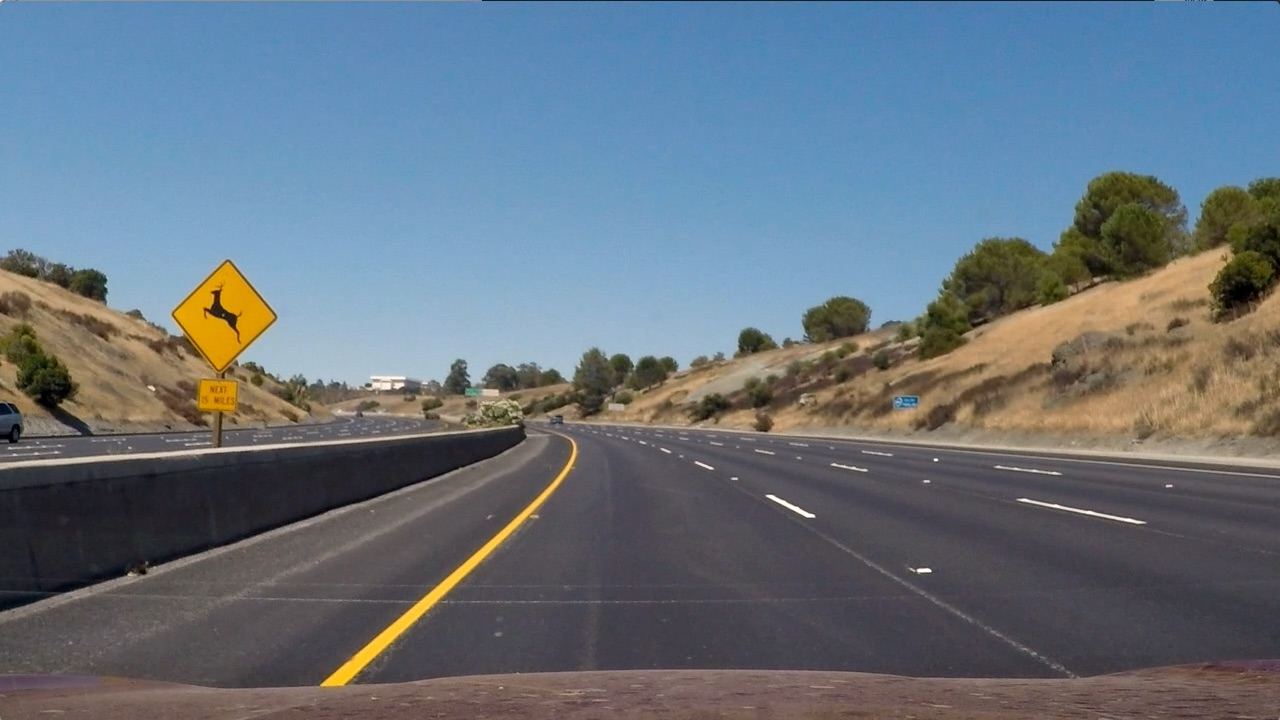
#> input picture test_images/test2.jpg, 1280 x 720 px; its folder holds only this picture in this run
$ jupyter execute --allow-errors VehicleDetectionAndTracking.ipynb   (shell and % lines are left out)   (older library calls are emulated)
#> lines starting #> are read from the running program, lines starting #| are printed output that depends on the picture
### helpers.py
import cv2
import glob
import pickle
import scipy.misc
import numpy as np
import matplotlib.image as mpimg
import matplotlib.pyplot as plt
from collections import namedtuple
from skimage import exposure
from skimage.feature import hog
from sklearn.svm import LinearSVC
from sklearn.preprocessing import StandardScaler
from sklearn.model_selection import train_test_split
from scipy.ndimage.measurements import label


def plotimages(itercontainer, nofrows, nofcolumns, figw=20, figh=12, gray=False):
    """
    generic plot function for images within an iterable container
    """
    fig, axarr = plt.subplots(nofrows, nofcolumns)
    fig.set_size_inches(figw, figh)

    # row index
    rindex = 0
    counter = 0
    for findex, fname in enumerate(itercontainer):
        if counter == nofcolumns:
            rindex += 1
            counter = 0
        if gray:
            axarr[rindex, (findex%nofcolumns)].imshow(mpimg.imread(fname), cmap='gray')
        else:
            axarr[rindex, (findex%nofcolumns)].imshow(mpimg.imread(fname))
        axarr[rindex, (findex%nofcolumns)].set_title(fname.split("/")[-1])
        counter += 1

    fig.subplots_adjust(wspace=.2)
    plt.show()

# [56 lines left out: functions convert_color, add_heat, apply_threshold, draw_labeled_bboxes, color_hist, bin_spatial, not called in this run]

# Define a function to extract features from a list of images
# Have this function call bin_spatial() and color_hist()
def get_hog_features(img, orient, pix_per_cell, cell_per_block, vis=False, feature_vec=True):
    features = None
    hog_image = None
    if vis:
        features, hog_image = hog(img, orientations=orient, pixels_per_cell=(pix_per_cell, pix_per_cell),
                                  cells_per_block=(cell_per_block, cell_per_block), transform_sqrt=False,
                                  visualise=True, feature_vector=False, block_norm='L2-Hys')
    else:
        features = hog(img, orientations=orient, pixels_per_cell=(pix_per_cell, pix_per_cell),
                       cells_per_block=(cell_per_block, cell_per_block), transform_sqrt=False,
                       visualise=False, feature_vector=feature_vec, block_norm='L2-Hys')
    if vis:
        return features, hog_image
    return features

def extract_features(imgs, color_space='RGB', spatial_size=(32, 32),
                        hist_bins=32, orient=9,
                        pix_per_cell=8, cell_per_block=2, hog_channel=0,
                        spatial_feat=True, hist_feat=True, hog_feat=True):
    # Create a list to append feature vectors to
    features = []
    # Iterate through the list of images
    for file in imgs:
        file_features = []
        # Read in each one by one
        image = mpimg.imread(file)
        # apply color conversion if other than 'RGB'
        if color_space != 'RGB':
            if color_space == 'HSV':
                feature_image = cv2.cvtColor(image, cv2.COLOR_RGB2HSV)
            elif color_space == 'LUV':
                feature_image = cv2.cvtColor(image, cv2.COLOR_RGB2LUV)
            elif color_space == 'HLS':
                feature_image = cv2.cvtColor(image, cv2.COLOR_RGB2HLS)
            elif color_space == 'YUV':
                feature_image = cv2.cvtColor(image, cv2.COLOR_RGB2YUV)
            elif color_space == 'YCrCb':
                feature_image = cv2.cvtColor(image, cv2.COLOR_RGB2YCrCb)
        else: feature_image = np.copy(image)

        if spatial_feat == True:
            spatial_features = bin_spatial(feature_image, size=spatial_size)
            file_features.append(spatial_features)
        if hist_feat == True:
            # Apply color_hist()
            hist_features = color_hist(feature_image, nbins=hist_bins)
            file_features.append(hist_features)
        if hog_feat == True:
        # Call get_hog_features() with vis=False, feature_vec=True
            if hog_channel == 'ALL':
                hog_features = []
                for channel in range(feature_image.shape[2]):
                    hog_features.append(get_hog_features(feature_image[:,:,channel],
                                        orient, pix_per_cell, cell_per_block,
                                        vis=False, feature_vec=True))
                hog_features = np.ravel(hog_features)
            else:
                hog_features = get_hog_features(feature_image[:,:,hog_channel], orient,
                            pix_per_cell, cell_per_block, vis=False, feature_vec=True)
            # Append the new feature vector to the features list
            file_features.append(hog_features)
        features.append(np.concatenate(file_features))
    # Return list of feature vectors
    return features


# Here is your draw_boxes function from the previous exercise
# [80 lines left out: functions draw_boxes, find_cars, not called in this run]

### VehicleDetectionAndTracking.ipynb
## Project: Vehicle Detection and Tracking
---

## Goals:

The goals / steps of this project are the following:

(1) Perform a Histogram of Oriented Gradients (HOG) feature extraction on a labeled training set of images and train a classifier Linear SVM classifier

(2) Optionally, you can also apply a color transform and append binned color features, as well as histograms of color, to your HOG feature vector.

(3) Note: for those first two steps don't forget to normalize your features and randomize a selection for training and testing.

(4) Implement a sliding-window technique and use your trained classifier to search for vehicles in images.

(5) Run your pipeline on a video stream (start with the testvideo.mp4 and later implement on full projectvideo.mp4) and create a heat map of recurring detections frame by frame to reject outliers and follow detected vehicles.

(6) Estimate a bounding box for vehicles detected.

[cell 1]
from IPython import get_ipython
get_ipython().magic('reset -sf')

[cell 2]
import numpy as np
import matplotlib.pyplot as plt
import matplotlib.image as mpimg

import glob
import cv2
from collections import namedtuple
import scipy.misc
from skimage import exposure
from skimage.feature import hog
from sklearn.svm import LinearSVC
from sklearn.preprocessing import StandardScaler
from sklearn.model_selection import train_test_split
from helpers import *
from collections import deque
from moviepy.editor import VideoFileClip
from IPython.display import HTML

## (1) Perform a Histogram of Oriented Gradients (HOG) feature extraction on a labeled training set of images

### Configure default HOG parameters

[cell 3]
hog_params = namedtuple('HOG_PARAMS', 'color_space' 'channel' 'orientations' 'pixels_per_cell' 'cells_per_block' 'visualise' 'feature_vector' 'spatial_size' 'hist_bins')
hog_params.orientations = 9
hog_params.color_space = 'YCrCb'
hog_params.pixels_per_cell = 8
hog_params.cells_per_block = 2
hog_params.visualise = True
hog_params.feature_vector = True
hog_params.channel = 'ALL'
hog_params.hist_bins = 32
hog_params.spatial_size = (32, 32)

### Test images

[cell 4]
# Read in a calibration image
images = glob.glob('./test_images/test*.jpg')
plotimages(images, 2, 3, figh=8)
#> (the call stopped at in plotimages, `fig, axarr = plt.subplots(nofrows, nofcolumns)`: IPython is not available in this run)

### Apply HOG and display results. Reference: [helpers.get_hog_features](./helpers.py)

[cell 5]
for fname in images:
    # read the image
    img = mpimg.imread(fname)
#> img is the input picture: shape (720, 1280, 3); mean R, G, B 102.8, 114.6, 125.5
    gray = cv2.cvtColor(img, cv2.COLOR_RGB2GRAY)
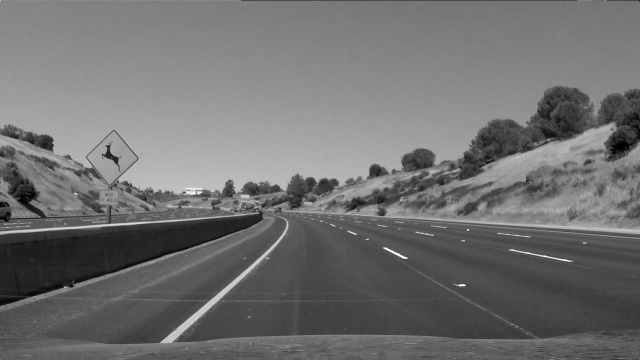
#> gray: shape (720, 1280) (shown at 1/2 size); min 0, max 255, mean 112.3
    _, h_img = get_hog_features(gray,  hog_params.orientations, hog_params.pixels_per_cell, hog_params.cells_per_block,\
                    hog_params.visualise, hog_params.feature_vector)
#> in get_hog_features, `features, hog_image = hog(img, orientations=orient, pixels_per_cell=(p..`:
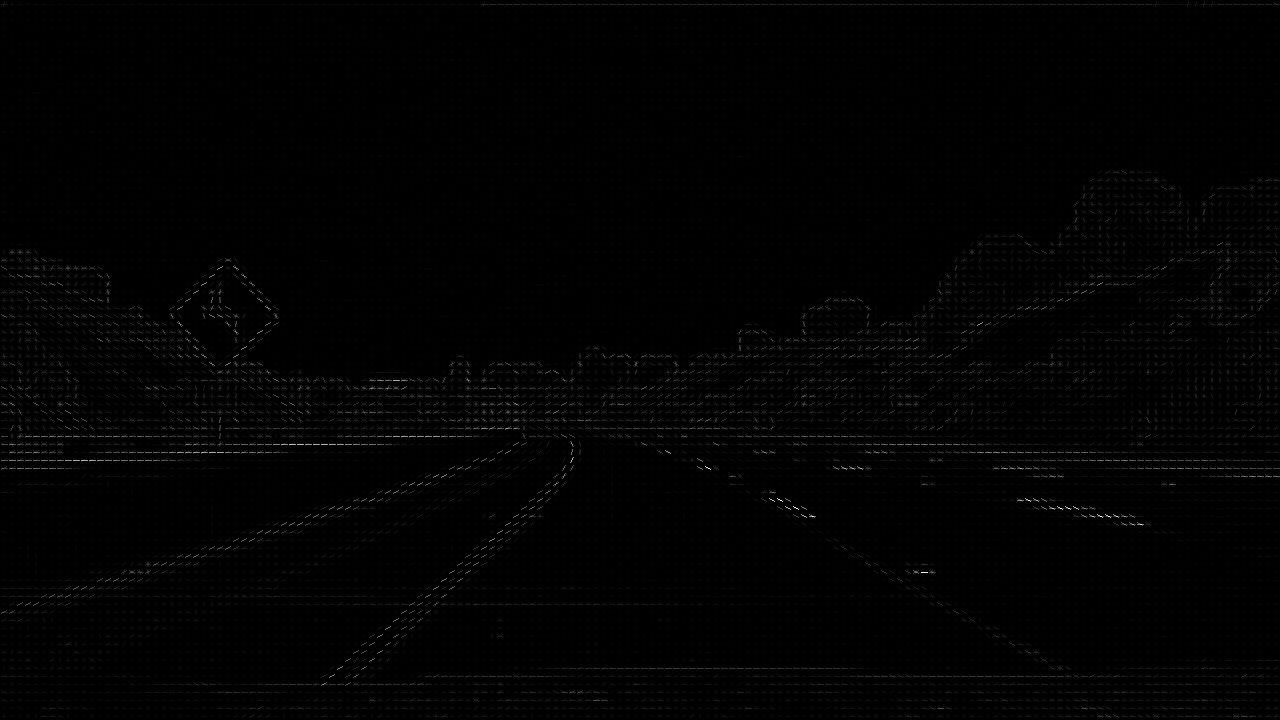
#> hog_image: shape (720, 1280) float64; min 0, max 81.49, mean 0.7; drawn with min black and max white

    ## rescale intensity
    h_img = exposure.rescale_intensity(h_img, out_range=(0, 255))
    h_img = h_img.astype("uint8")
    scipy.misc.imsave("./output_images/HOG/HOG_"+fname.split("/")[-1], h_img)

[cell 6]
hog_images = glob.glob('./output_images/HOG/HOG_test*.jpg')
plotimages(hog_images, 2, 3, figh=8, gray=True)
#> (the call stopped at in plotimages, `fig, axarr = plt.subplots(nofrows, nofcolumns)`: IPython is not available in this run)

## (1) Train a classifier Linear SVM classifier. Reference: [helpers.extract_features](./helpers.py), [LinearSVC](http://scikit-learn.org/stable/modules/generated/sklearn.svm.LinearSVC.html)

- **Without Applying color transforming nor appending binned color features, nor histograms of color, to the HOG feature vector. Reference: call of [helpers.extract_features](./helpers.py) with parameters *spatial_feat=False, hist_feat=False* **

- **Feature normalizing and random selection for training and testing features. Reference: [X_scaler.transform (...)](.), [train_test_split (...)](.)**

[cell 7]
cars = glob.glob('./set_vehicles/*.jpeg')
notcars = glob.glob('./set_non_vehicles/*.jpeg')

sample_size = 1000
cars = cars[0:sample_size]
notcars = notcars[0:sample_size]

## feature extracting
car_features = extract_features(cars, color_space=hog_params.color_space,
                        spatial_size=hog_params.spatial_size, hist_bins=hog_params.hist_bins,
                        orient=hog_params.orientations, pix_per_cell=hog_params.pixels_per_cell,
                        cell_per_block=hog_params.cells_per_block,
                        hog_channel=hog_params.channel, spatial_feat=False,
                        hist_feat=False)

notcar_features = extract_features(notcars, color_space=hog_params.color_space,
                        spatial_size=hog_params.spatial_size, hist_bins=hog_params.hist_bins,
                        orient=hog_params.orientations, pix_per_cell=hog_params.pixels_per_cell,
                        cell_per_block=hog_params.cells_per_block,
                        hog_channel=hog_params.channel, spatial_feat=False,
                        hist_feat=False)

# Create an array stack of feature vectors
X = np.vstack((car_features, notcar_features)).astype(np.float64)

# Fit a per-column scaler
#> (the rest of this cell did not finish here and is left out)

## (2) & (3) Linear SVM Classifier. Reference: [helpers.extract_features](./helpers.py), [LinearSVC](http://scikit-learn.org/stable/modules/generated/sklearn.svm.LinearSVC.html)

- **Apply a color transform and append binned color features, as well as histograms of color, to your HOG feature vector.. Reference: call of [helpers.extract_features](./helpers.py) with parameters *spatial_feat=True, hist_feat=True* **

- **Feature normalizing and random selection for training and testing features. Reference: [X_scaler.transform (...)](.), [train_test_split (...)](.)**

[cell 8]
car_features = extract_features(cars, color_space=hog_params.color_space,
                        spatial_size=hog_params.spatial_size, hist_bins=hog_params.hist_bins,
                        orient=hog_params.orientations, pix_per_cell=hog_params.pixels_per_cell,
                        cell_per_block=hog_params.cells_per_block,
                        hog_channel=hog_params.channel, spatial_feat=True,
                        hist_feat=True, hog_feat=True)

notcar_features = extract_features(notcars, color_space=hog_params.color_space,
                        spatial_size=hog_params.spatial_size, hist_bins=hog_params.hist_bins,
                        orient=hog_params.orientations, pix_per_cell=hog_params.pixels_per_cell,
                        cell_per_block=hog_params.cells_per_block,
                        hog_channel=hog_params.channel, spatial_feat=True,
                        hist_feat=True, hog_feat=True)

$ run again, on test_images/test3.jpg
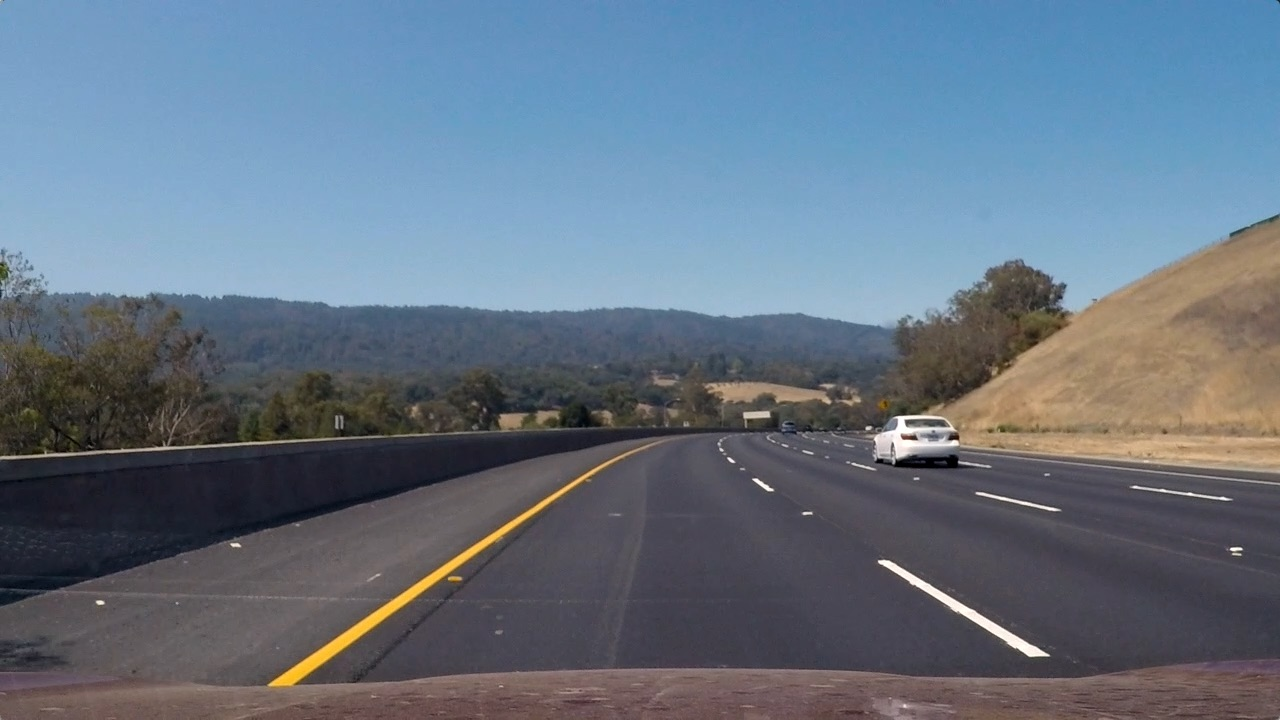
#> input picture test_images/test3.jpg, 1280 x 720 px
#> img is the input picture: shape (720, 1280, 3); mean R, G, B 101.1, 115.3, 130.7
#> `gray = cv2.cvtColor(img, cv2.COLOR_RGB2GRAY)`:
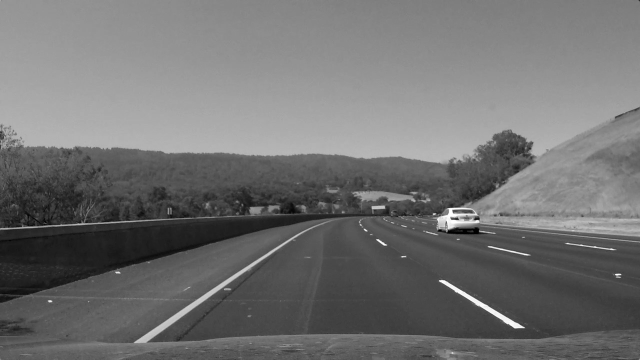
#> gray: shape (720, 1280) (shown at 1/2 size); min 0, max 255, mean 112.8
#> in get_hog_features, `features, hog_image = hog(img, orientations=orient, pixels_per_cell=(p..`:
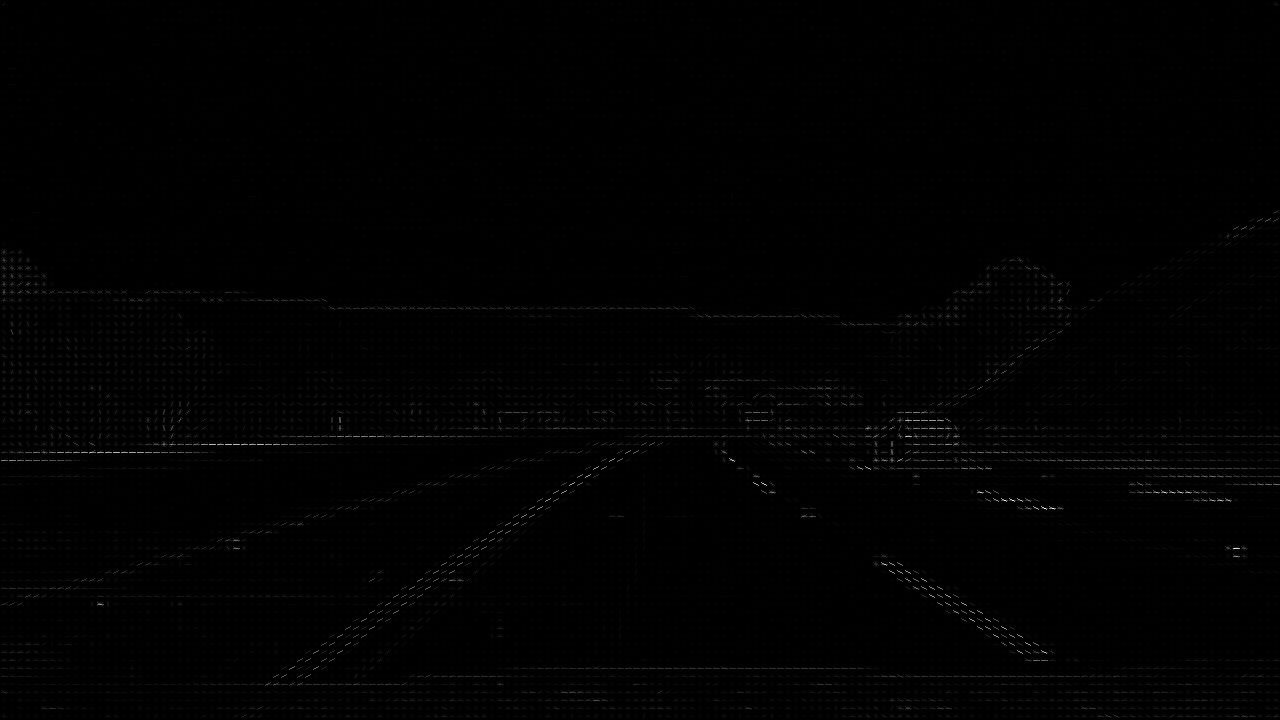
#> hog_image: shape (720, 1280) float64; min 0, max 87.96, mean 0.6; drawn with min black and max white
